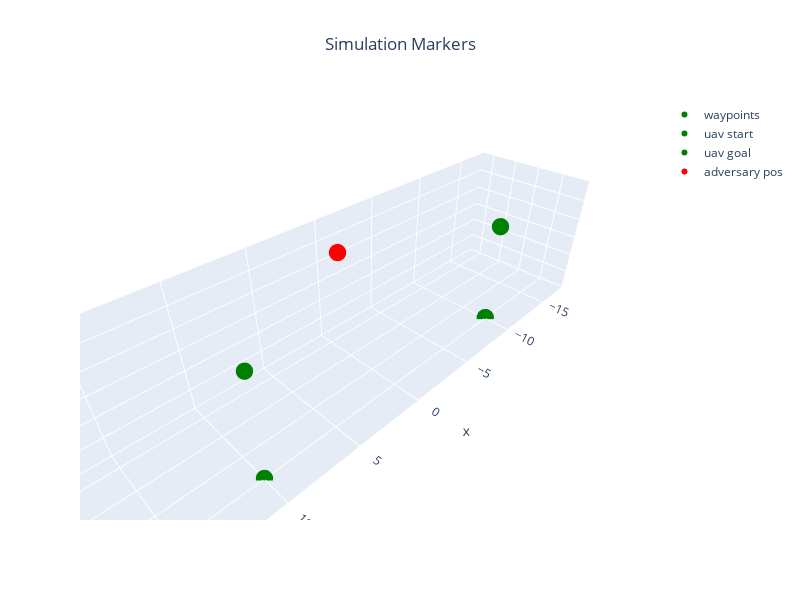

Here is the notebook cell this chart was saved with:
### Markdown cell above
## Visualization Parameters

### Code cell
markers_plot = {f'waypoints': {'pos':global_paths[0],'color':Color.GREEN},
                f'uav start': {'pos':np.array([[-10, 0, 0]]),'color':Color.GREEN},
                'uav goal': {'pos':np.array([[10, 0, 0]]),'color':Color.GREEN},
              f'adversary pos': {'pos':global_paths[1],'color':Color.RED,'radius':0.1},
              #f'adversary fake pos': {'pos':fake_posistion,'color':'orange','radius':0.1}
              }
plot_3d_interactive(markers_plot,title='Simulation Markers',expand=[0.4,0.4,0.2],ground=-0.05)

### Figure 1 — Plotly figure (JSON) as saved in the notebook; plotly's stock layout.template omitted (floating-point values rounded to 4 significant figures)
{"data": [{"marker": {"color": "green", "size": 6}, "mode": "markers", "name": "waypoints", "type": "scatter3d", "x": [-10, 10], "y": [0, 0], "z": [5, 5]}, {"marker": {"color": "green", "size": 6}, "mode": "markers", "name": "uav start", "type": "scatter3d", "x": [-10], "y": [0], "z": [0]}, {"marker": {"color": "green", "size": 6}, "mode": "markers", "name": "uav goal", "type": "scatter3d", "x": [10], "y": [0], "z": [0]}, {"marker": {"color": "red", "size": 6}, "mode": "markers", "name": "adversary pos", "type": "scatter3d", "x": [0], "y": [-5], "z": [5]}], "layout": {"height": 600, "scene": {"xaxis": {"range": [-18, 18], "title": {"text": "x"}}, "yaxis": {"range": [-7, 2], "title": {"text": "y"}}, "zaxis": {"range": [-0.05, 6], "title": {"text": "z"}}}, "showlegend": true, "title": {"text": "Simulation Markers", "x": 0.5, "xanchor": "center"}, "width": 800}}
